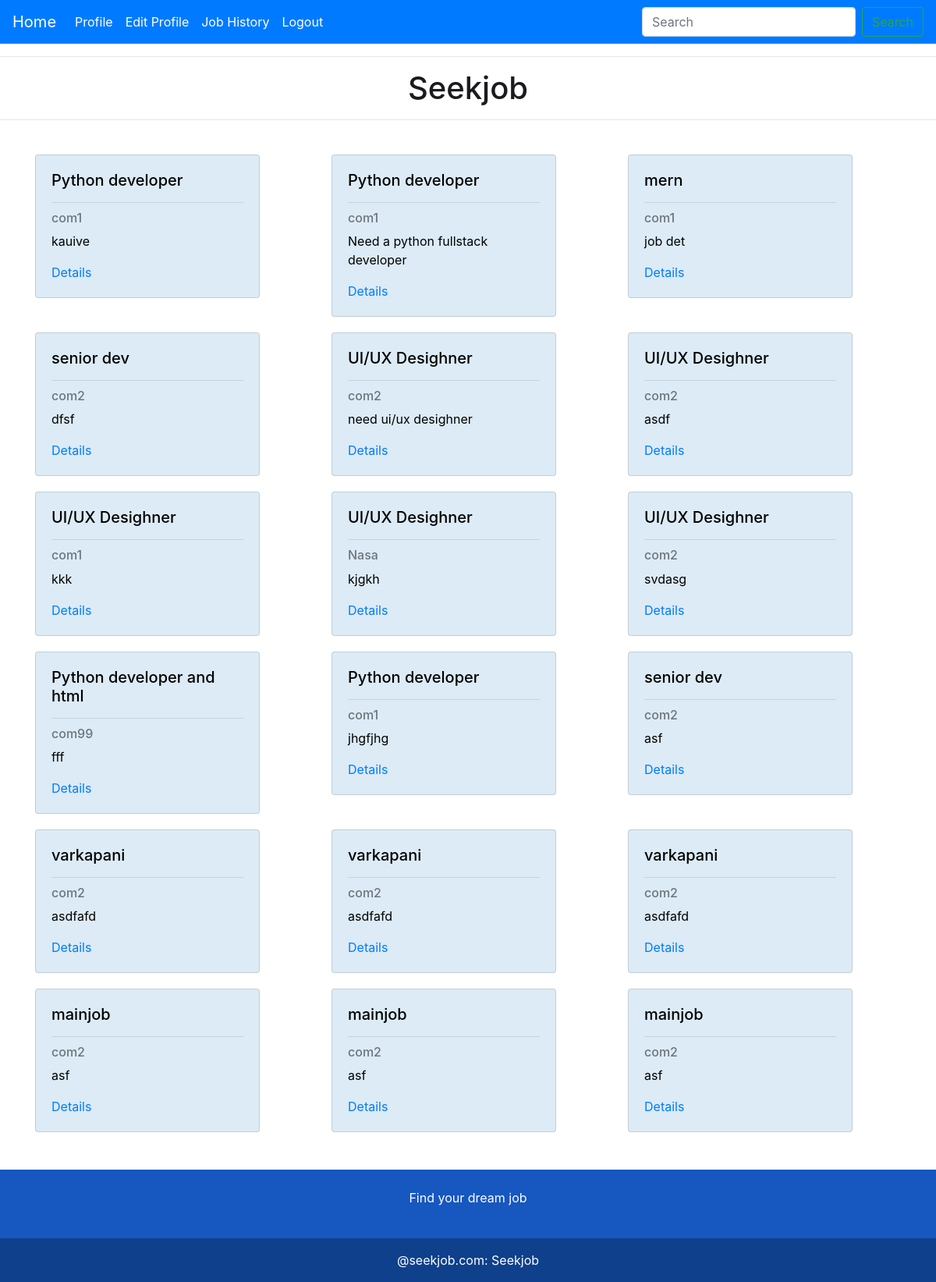
/emp_home/, run on the app's committed database.
### main_app/models.py (models this page shows, shortened)
class Add_job(models.Model):
    job = models.CharField(max_length=30,null=True)
    details = models.TextField(null=True)
    salary = models.CharField(max_length=20,null=True)
    location = models.CharField(max_length=20,null=True)
    description =models.TextField(null=True)
    skill = models.CharField(max_length=39,null=True)
    education = models.CharField(max_length=20,null=True)
    company = models.ForeignKey(CustomUser,on_delete=models.CASCADE,null=True)
    is_active = models.BooleanField(default=True,null=True)

class CustomUser(AbstractBaseUser,PermissionsMixin):
    username=models.CharField(max_length=100,unique=True)
    email=models.EmailField(blank=True,null=True)
    is_active=models.BooleanField(default=True,verbose_name='active')
    is_staff=models.BooleanField(default=False)
    role=models.IntegerField(choices=ROLE_CHOICE,null=True)
    created_at=models.DateTimeField(auto_now_add=True)
    updated_at=models.DateTimeField(auto_now=True)
    is_approved = models.BooleanField(default=False)
    USERNAME_FIELD='username'
    REQUIRED_FIELDS=[]
    objects=CustomUserManager()
    def __str__(self):
        return self.username

### main_app/views.py (the view)
# urls.py: path('emp_home/',views.emp_home,name='emp_home'),
def emp_home(request):
    if request.method == 'POST':
        search_query = request.POST.get('search')
        main = Add_job.objects.filter(
            Q(job__icontains=search_query) |
            Q(salary__icontains=search_query) |
            Q(company__username__icontains=search_query)
        )
    else:
        main = Add_job.objects.all()
    context = {'main': main}
    return render(request, 'emp_home.html', context)

### main_app/templates/emp_home.html (shortened to what this page needs)
<!DOCTYPE html>
<html lang="en">
<head>
    <link rel="stylesheet" href="https://cdn.jsdelivr.net/npm/bootstrap@4.0.0/dist/css/bootstrap.min.css">
</head>
<body>
  <nav class="navbar navbar-expand-lg navbar-dark bg-primary" style="position: sticky; top: 0; left: 0; width: 100%; z-index: 2;">
    <a class="navbar-brand" href="{% url 'emp_home' %}">Home</a>
    <div class="collapse navbar-collapse" id="navbarSupportedContent">
        <ul class="navbar-nav mr-auto">
            <li class="nav-item active">
                <a class="nav-link" href="{% url 'emp_pro' %}">Profile <span class="sr-only">(current)</span></a>
            </li>
            <li class="nav-item active">
                <a class="nav-link" href="{% url 'pro_edit_emp' %}">Edit Profile <span class="sr-only">(current)</span></a>
            </li>
            <li class="nav-item active">
                <a class="nav-link" href="{% url 'job_his' %}">Job History <span class="sr-only">(current)</span></a>
            </li>
            <li class="nav-item active">
                <a class="nav-link" href="{% url 'logout' %}">Logout <span class="sr-only">(current)</span></a>
            </li>
        </ul>
        <form class="form-inline my-2 my-lg-0 ml-auto" method="POST" role="search">
            <input class="form-control mr-sm-2" type="search" placeholder="Search" aria-label="Search" name="search">
            <button class="btn btn-outline-success my-2 my-sm-0" type="submit">Search</button>
        </form>
    </div>
</nav>
<hr>
<h1 style="text-align: center; color: rgb(26, 27, 30);">Seekjob</h1>
<hr>
<div class="container mx-auto mt-4">
  <div class="row">
    {% for i in main %}
{% if i.is_active %}
    <div class="col-md-4" style="margin-top: 20px;">
      <div class="card" style="width: 18rem;  color: black; background-color: rgba(196, 221, 239, 0.589)">
  <div class="card-body">
    <h5 class="card-title">{{ i.job }}</h5>
    <hr>
        <h6 class="card-subtitle mb-2 text-muted">{{ i.company }}</h6>
    <p class="card-text">{{ i.details }}</p>
    <a href="{% url 'company_det' i.id %}">Details</a>
  </div>
  </div>
    </div>
    {% endif %}
    {% endfor %}
  </div></div>
  <br><br>
  <section class="">
    <footer class="text-center text-white" style="background-color: #1657c0;">
      <div class="container p-4 pb-0">
        <section class="">
          <p class="d-flex justify-content-center align-items-center">
            <span class="me-3">Find your dream job</span>
          </p>
        </section>
      </div>
      <div class="text-center p-3" style="background-color: rgba(13, 58, 125, 0.766);">
        @seekjob.com:
        <a class="text-white" href="#">Seekjob</a>
      </div>
    </footer>
  </section>
</body>
</html>

### data on the page
Add_job: job "Python developer", company "com1", details "kauive"
Add_job: job "Python developer", company "com1", details "Need a python fullstack developer"
Add_job: job "mern", company "com1", details "job det"
Add_job: job "senior dev", company "com2", details "dfsf"
Add_job: job "UI/UX Desighner", company "com2", details "need ui/ux desighner"
Add_job: job "UI/UX Desighner", company "com2", details "asdf"
Add_job: job "UI/UX Desighner", company "com1", details "kkk"
Add_job: job "UI/UX Desighner", company "Nasa", details "kjgkh"
Add_job: job "UI/UX Desighner", company "com2", details "svdasg"
Add_job: job "Python developer and html", company "com99", details "fff"
Add_job: job "Python developer", company "com1", details "jhgfjhg"
Add_job: job "senior dev", company "com2", details "asf"
Add_job: job "varkapani", company "com2", details "asdfafd"
Add_job: job "varkapani", company "com2", details "asdfafd"
Add_job: job "varkapani", company "com2", details "asdfafd"
Add_job: job "mainjob", company "com2", details "asf"
Add_job: job "mainjob", company "com2", details "asf"
Add_job: job "mainjob", company "com2", details "asf"
